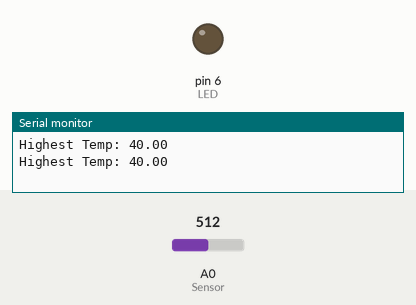
A sketch run on a simulated Arduino Uno, built with avr-gcc and run on an emulated ATmega328P. Shown: output pins drawn as LEDs (lit = HIGH), the last lines printed to the serial monitor. Dashed ring = blinking. Inputs (shaded band) come from the test bench; at power-on: A0 (Sensor) = 512. Pins used as bus, display or sensor lines are not drawn.

Above: at 1.2 s.
1.3 s: A0 (Sensor) set to 391
2.8 s: A0 (Sensor) set to 376
At 2.93 s:
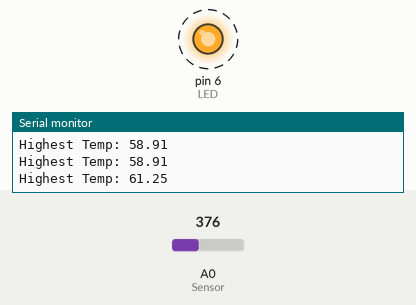
5.8 s: A0 (Sensor) set to 511
At 5.8 s:
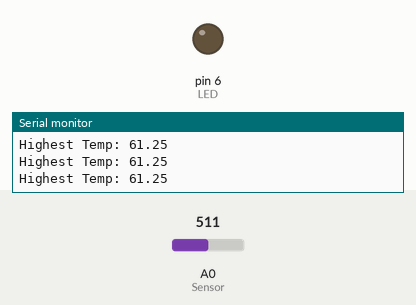
Timing chart, 0 to 8.8 s (numbered marks = the images above; inputs shaded):
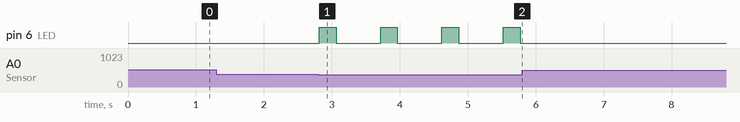

Measured:
- the behaviour switches between 384 and 383 on A0 (Sensor) (found by bisection; images 0 and 1)
- after the input at 2.8 s, pin 6 (LED): alternates HIGH for 0.25 s and LOW for 0.65 s, starting at once
- after the input at 5.8 s, pin 6 (LED): stops changing and stays LOW

The sketch:

code.ino
```cpp
#include <Wire.h>
const int S0 =2;
const int S1=3;
const int S2=4;
const int S3=5;
const int LED=6;
const int Sensor=A0;
const int sensorCount=8;
volatile byte tempsSending[sensorCount];
float highest=-10000.0;

void setup() {
  // put your setup code here, to run once:
  pinMode(S0, OUTPUT);
  pinMode(S1,OUTPUT);
  pinMode(S2,OUTPUT);
  pinMode(S3,OUTPUT);

  pinMode(Sensor,INPUT);

  pinMode(LED,OUTPUT);

  digitalWrite(LED,LOW);
  Serial.begin(9600);

  digitalWrite(S0,LOW);
  digitalWrite(S1,LOW);
  digitalWrite(S2,LOW);
  digitalWrite(S3,LOW);

  Wire.begin(0x12);
  Wire.onRequest(sendTemps);
}

void loop() {
  // put your main code here, to run repeatedly:
  highest=-100000000.0;
  for(int sensorPicked=0;sensorPicked<sensorCount;sensorPicked++){
    sensorPicker(sensorPicked);
    delay(50);

    int reading=analogRead(Sensor);
    float volts= reading*5.0/1023.0;
    float temp =120.0-reading*160.0/1024.0;
    tempsSending[sensorPicked]=(byte)(temp+40);
    if (temp>highest){
      highest=temp;
    }
  }
  Serial.print("Highest Temp: ");
  Serial.println(highest,2);
  if(highest>60.0){
    ledBlink();
  }else{
    digitalWrite(LED,LOW);
  }
}

void sensorPicker(int sensorPicked){
  digitalWrite(S0,bitRead(sensorPicked,0));
  digitalWrite(S1,bitRead(sensorPicked,1));
  digitalWrite(S2,bitRead(sensorPicked,2));
  digitalWrite(S3,bitRead(sensorPicked,3));
}

void sendTemps(){
  for (int i=0;i<sensorCount;i++){
    Wire.write(tempsSending[i]);
  }
}

void ledBlink(){
  digitalWrite(LED,HIGH);
  delay(250);
  digitalWrite(LED,LOW);
  delay(250);
}
```
